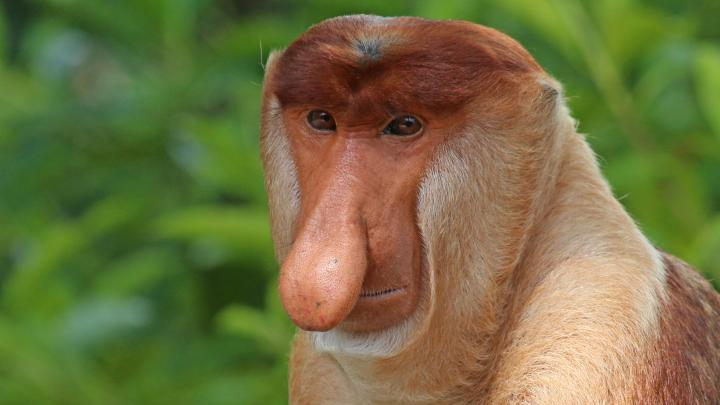
#> input picture assets/img.png, 720 x 405 px
$ python zadanie_7.py
#> lines starting #> are read from the running program, lines starting #| are printed output that depends on the picture
import cv2
import imutils

image = cv2.imread("assets/img.png")
#> image is the input picture: shape (405, 720, 3); mean B, G, R 65.5, 113, 113.9
cv2.imshow("Original", image)

(h, w) = image.shape[:2]
#> h = 405; w = 720
(cX, cY) = (w * 0.2, h * 0.2)
#> cX = 144; cY = 81

resized = cv2.resize(image, (cX, cY), interpolation=cv2.INTER_LINEAR)
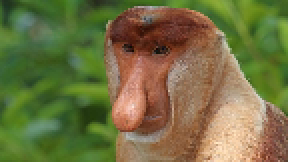
#> resized: shape (81, 144, 3) (shown 2 times larger); mean B, G, R 65.5, 113, 113.9
cv2.imshow("Resized", resized)
cv2.waitKey(0)

$ run again, with assets/bird.jpg saved as assets/img.png
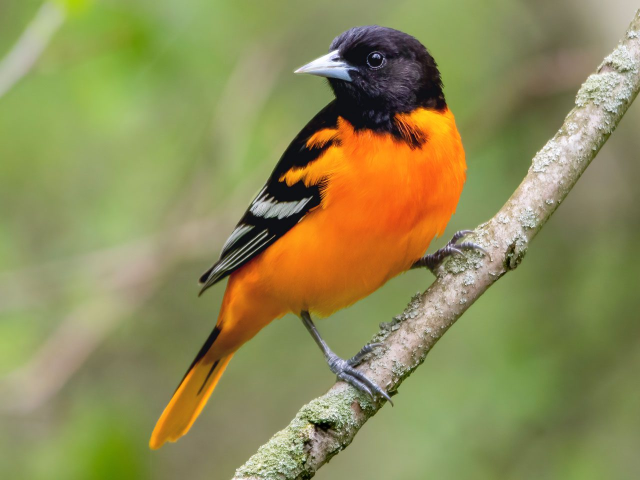
#> input picture assets/bird.jpg, 1280 x 960 px (shown at 1/2 size)
#> image is the input picture: shape (960, 1280, 3); mean B, G, R 86.8, 139.8, 142.7
#> `resized = cv2.resize(image, (cX, cY), interpolation=cv2.INTER_LINEAR)`:
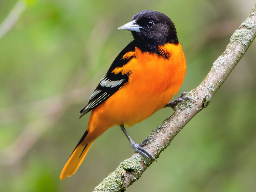
#> resized: shape (192, 256, 3); mean B, G, R 86.9, 139.8, 142.7
